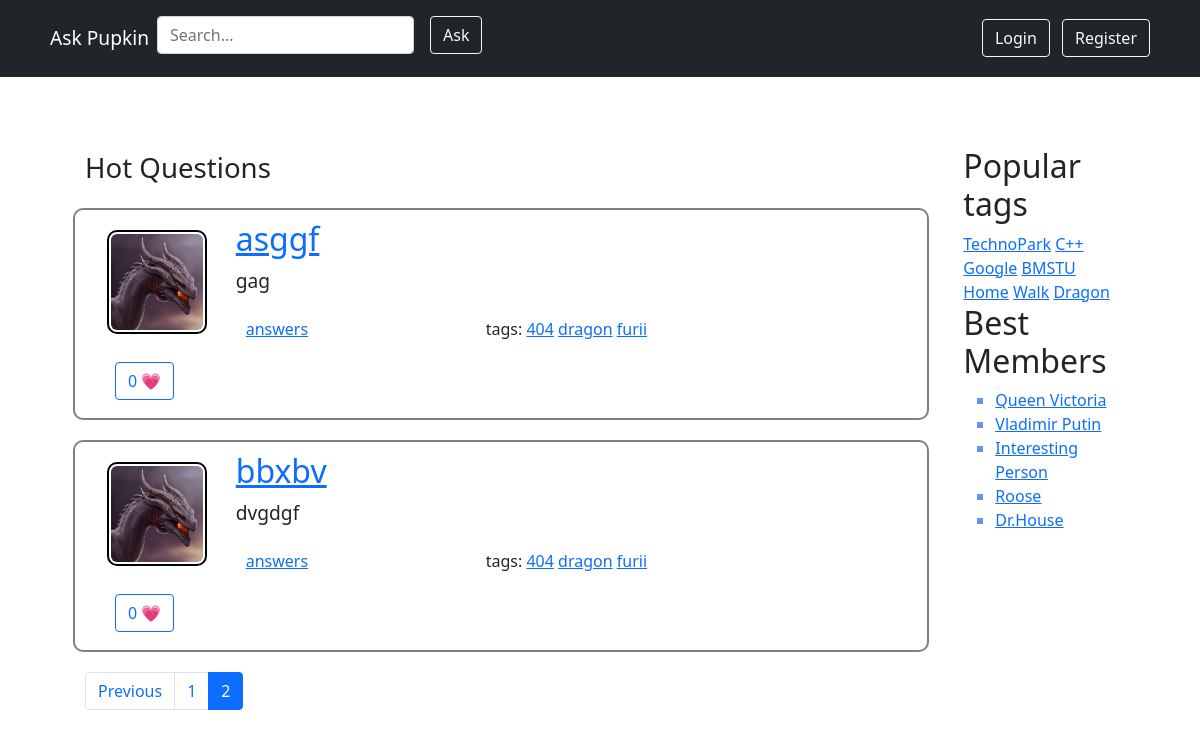
The page /hot/?page=2 on the database its author committed.
### app/models.py (models this page shows)
class Questions(models.Model):
    id = models.BigAutoField(auto_created=True, primary_key=True, serialize=False, verbose_name='ID')
    is_active = models.BooleanField(default=True, verbose_name='Question active')
    title = models.CharField(max_length=50, verbose_name='Title')
    text = models.TextField(verbose_name='Question text')
    rating = models.IntegerField(default=0, verbose_name='Rating')

class Tags(models.Model):
    id = models.BigAutoField(auto_created=True, primary_key=True, serialize=False, verbose_name='ID')
    title = models.CharField(default='404', max_length=50, verbose_name='Tag')

### app/views.py (the view)
# urls.py: path('hot/', views.hot, name='hot'),
def hot(request):
    paginator = Paginator(questions, 5)
    page = request.GET.get('page')
    content = paginator.get_page(page)
    return render(request, "hot.html", {'page': paginate(Questions.objects.all(), request),
                                        'popular_members': popular_members,
                                        'popular_tags': tags,
                                        'context': context})

### app/views.py (called while the page is built)
def paginate(objects_list, request, per_page=4):
    paginator = Paginator(objects_list, per_page)
    page_number = request.GET.get('page')
    try:
        page_obj = paginator.get_page(page_number)
    except PageNotAnInteger:
        page_obj = paginator.get_page(1)
    except EmptyPage:
        page_obj = paginator.get_page(paginator.num_pages)
    return page_obj

### templates/hot.html
{% extends "incl/base.html" %}
{% load static %}
{% block content %}
         <span class="text2"><big><big><big>Hot Questions</big></big></big></span>
    {% for question in page %}
      {% include "incl/single_question.html" %}
    {% endfor %}
 {% include "incl/pagination.html" %}
{% endblock content %}

### templates/incl/single_question.html
      {% load static %}
       <div class="row questions">
        <div class="col-2">
         <img class=animation src="{% static "img/dragon.jpg" %}" alt="">
          <div class="class-0">
               <button type="button" class="btn btn-outline-primary me-2"> {{ question.rating }} &#128151;</button>
            </div>
        </div>
       <div class="col-10">
         <h2><a href="{% url 'question' question.id %}">{{ question.title }}</a></h2>
         <big>{{ question.text}}
         </big>
           <div class="row">
               <div class="col-1 texting" >
                   <a href="{% url 'question' question.id%}">answers</a>
               </div>
               <div class="col-1 texting">
                   tags:
                    {% for tags in context.tags %}
            <a href="{% url 'tags' tag_name=tags.title %}" >{{ tags.title }}</a>
        {% endfor %}
               </div>
           </div>
       </div>
       </div>

### static/css/my.css (style rules this page uses)
.questions { margin-top: 20px; padding: 10px; border: 2px solid gray; border-radius: 10px; margin-right: 10px; margin-bottom: 20px; }
.animation { padding: 2px; width: 100px; margin: 10px; border-radius: 10px; border: 2px solid black; }
.class-0 { padding: 8px; margin-top: 10px; margin-left: 10px; }
.texting { margin: 20px; padding: 2px; width: 200px; }
.text2 { padding-right: 50px; }
* { box-sizing: border-box; }
.row:after { content: ""; display: table; clear: both; }

### rows shown on the page
Questions: rating "0", title "asggf", text "gag"
Tags: title "404"
Tags: title "dragon"
Tags: title "furii"
Questions: rating "0", title "bbxbv", text "dvgdgf"

### other values the page prints
{{ page.previous_page_number }} "1"
{{ page.number }} "2"
{{ tag.name }} "TechnoPark" "C++" "Google" "BMSTU" "Home" "Walk" "Dragon"
{{ member.name }} "Queen Victoria" "Vladimir Putin" "Interesting Person" "Roose" "Dr.House"
